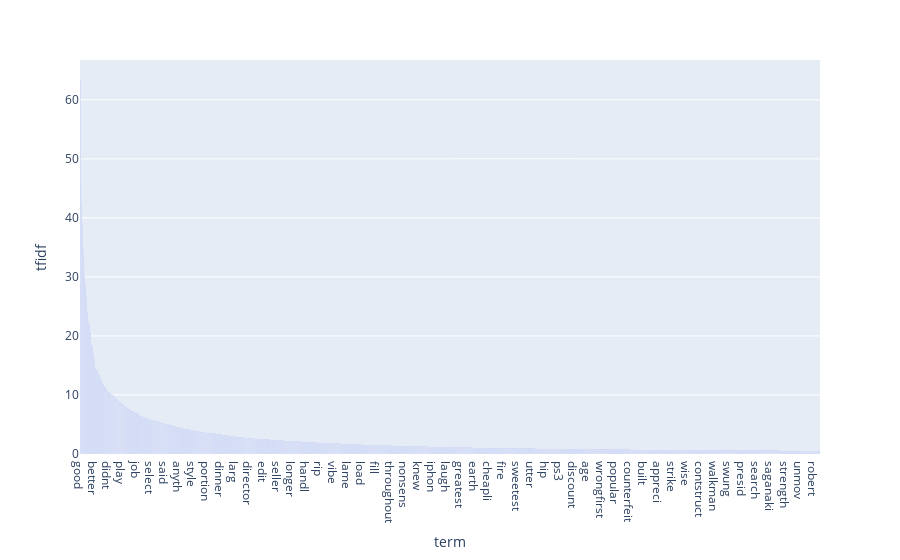

Notebook code cell kept with this figure:
### Code cell
terms = np.array(tfidf_vectorize.get_feature_names())
terms = terms[tfidf>0.5]
tfidf_ = tfidf[tfidf>0.5]
df = pd.DataFrame({"term":terms, "tfidf": tfidf_})
df.sort_values('tfidf', ascending=False, inplace=True)
fig = px.bar(df, x='term', y='tfidf')
fig.show()

### Figure 1 — Plotly figure (JSON) as saved in the notebook; plotly's stock layout.template omitted (floating-point values rounded to 4 significant figures; data arrays with more than 128 entries replaced by an {"elided": "..."} marker saying what was removed)
{"data": [{"alignmentgroup": "True", "hovertemplate": "term=%{x}<br>tfidf=%{y}<extra></extra>", "legendgroup": "", "marker": {"color": "#636efa", "pattern": {"shape": ""}}, "name": "", "offsetgroup": "", "orientation": "v", "showlegend": false, "textposition": "auto", "type": "bar", "x": {"elided": "2203 str values"}, "xaxis": "x", "y": {"elided": "2203 float values"}, "yaxis": "y"}], "layout": {"barmode": "relative", "legend": {"tracegroupgap": 0}, "margin": {"t": 60}, "xaxis": {"anchor": "y", "domain": [0, 1], "title": {"text": "term"}}, "yaxis": {"anchor": "x", "domain": [0, 1], "title": {"text": "tfidf"}}}}
